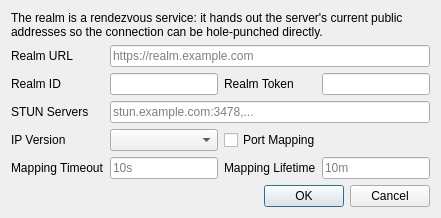
<?xml version="1.0" encoding="UTF-8"?>
<ui version="4.0">
 <class>EditHysteriaRealm</class>
 <widget class="QDialog" name="EditHysteriaRealm">
  <property name="windowTitle">
   <string>Realm (NAT Traversal)</string>
  </property>
  <layout class="QGridLayout" name="gridLayout">
   <item row="0" column="0" colspan="4">
    <widget class="QLabel" name="realm_note">
     <property name="text">
      <string>The realm is a rendezvous service: it hands out the server's current public addresses so the connection can be hole-punched directly.</string>
     </property>
     <property name="wordWrap">
      <bool>true</bool>
     </property>
    </widget>
   </item>
   <item row="1" column="0">
    <widget class="QLabel" name="realm_server_url_l">
     <property name="text">
      <string>Realm URL</string>
     </property>
    </widget>
   </item>
   <item row="1" column="1" colspan="3">
    <widget class="QLineEdit" name="realm_server_url">
     <property name="placeholderText">
      <string notr="true">https://realm.example.com</string>
     </property>
    </widget>
   </item>
   <item row="2" column="0">
    <widget class="QLabel" name="realm_id_l">
     <property name="text">
      <string>Realm ID</string>
     </property>
    </widget>
   </item>
   <item row="2" column="1">
    <widget class="QLineEdit" name="realm_id">
     <property name="toolTip">
      <string>The slot the target Hysteria2 server registered on the realm.</string>
     </property>
    </widget>
   </item>
   <item row="2" column="2">
    <widget class="QLabel" name="realm_token_l">
     <property name="text">
      <string>Realm Token</string>
     </property>
    </widget>
   </item>
   <item row="2" column="3">
    <widget class="QLineEdit" name="realm_token"/>
   </item>
   <item row="3" column="0">
    <widget class="QLabel" name="realm_stun_servers_l">
     <property name="text">
      <string>STUN Servers</string>
     </property>
    </widget>
   </item>
   <item row="3" column="1" colspan="3">
    <widget class="QLineEdit" name="realm_stun_servers">
     <property name="toolTip">
      <string>Comma separated host or host:port entries used to discover this client's public addresses.</string>
     </property>
     <property name="placeholderText">
      <string notr="true">stun.example.com:3478,...</string>
     </property>
    </widget>
   </item>
   <item row="4" column="0">
    <widget class="QLabel" name="realm_ip_version_l">
     <property name="text">
      <string>IP Version</string>
     </property>
    </widget>
   </item>
   <item row="4" column="1">
    <widget class="QComboBox" name="realm_ip_version">
     <item>
      <property name="text">
       <string notr="true"/>
      </property>
     </item>
     <item>
      <property name="text">
       <string notr="true">4</string>
      </property>
     </item>
     <item>
      <property name="text">
       <string notr="true">6</string>
      </property>
     </item>
    </widget>
   </item>
   <item row="4" column="2" colspan="2">
    <widget class="QCheckBox" name="realm_port_mapping">
     <property name="toolTip">
      <string>Maintain a UDP port mapping on the local gateway via UPnP or NAT-PMP.
Improves hole-punching reliability. Requires IPv4.</string>
     </property>
     <property name="text">
      <string>Port Mapping</string>
     </property>
    </widget>
   </item>
   <item row="5" column="0">
    <widget class="QLabel" name="realm_port_mapping_timeout_l">
     <property name="text">
      <string>Mapping Timeout</string>
     </property>
    </widget>
   </item>
   <item row="5" column="1">
    <widget class="QLineEdit" name="realm_port_mapping_timeout">
     <property name="placeholderText">
      <string notr="true">10s</string>
     </property>
    </widget>
   </item>
   <item row="5" column="2">
    <widget class="QLabel" name="realm_port_mapping_lifetime_l">
     <property name="text">
      <string>Mapping Lifetime</string>
     </property>
    </widget>
   </item>
   <item row="5" column="3">
    <widget class="QLineEdit" name="realm_port_mapping_lifetime">
     <property name="placeholderText">
      <string notr="true">10m</string>
     </property>
    </widget>
   </item>
   <item row="6" column="0" colspan="4">
    <widget class="QDialogButtonBox" name="buttonBox">
     <property name="orientation">
      <enum>Qt::Horizontal</enum>
     </property>
     <property name="standardButtons">
      <set>QDialogButtonBox::Cancel|QDialogButtonBox::Ok</set>
     </property>
    </widget>
   </item>
  </layout>
 </widget>
 <tabstops>
  <tabstop>realm_server_url</tabstop>
  <tabstop>realm_id</tabstop>
  <tabstop>realm_token</tabstop>
  <tabstop>realm_stun_servers</tabstop>
  <tabstop>realm_ip_version</tabstop>
  <tabstop>realm_port_mapping</tabstop>
  <tabstop>realm_port_mapping_timeout</tabstop>
  <tabstop>realm_port_mapping_lifetime</tabstop>
 </tabstops>
 <resources/>
 <connections/>
</ui>
